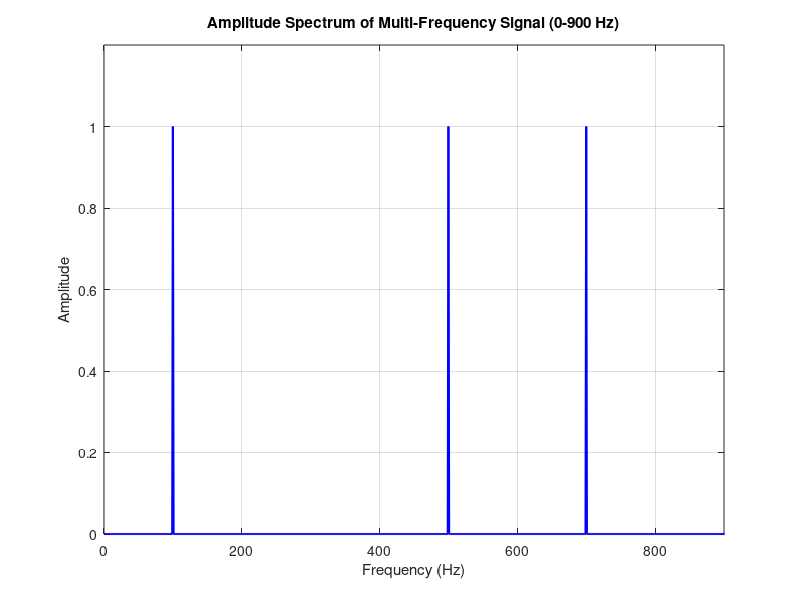

This chart was generated by the following MATLAB code:
% To find the amplitude of the multi frequency signal: 
%X(t)= cos(2?100t) + cos(2?500t) +cos(2?700t) 
%And also show approximate the Fourier transform integral for 0?f?900 Hz. 
clc; 
clear all; 
close all; 
% Parameters 
Fs = 5000;   
T = 1;      
% Sampling frequency (Hz) - must be > 
% Duration (s) -> frequency resolution 
t = 0:1/Fs:T-1/Fs; 
% Multi-frequency signal 
x = cos(2*pi*100*t) + cos(2*pi*500*t) + cos(2*pi*700*t); 
% FFT 
N = length(x); 
X = fft(x); 
f = (0:N-1)*(Fs/N);    
% Frequency axis 
% Single-sided amplitude spectrum 
X_mag = abs(X)/N;          
% Normalize 
X_mag = 2*X_mag(1:N/2+1);  % Keep positive side & scale 
f = f(1:N/2+1); 
% Plot (limit to 0..900 Hz) 
figure; 
plot(f, X_mag, 'b', 'LineWidth', 1.5); 
grid on; 
xlim([0 900]); 
ylim([0 1.2]); 
xlabel('Frequency (Hz)'); 
ylabel('Amplitude'); 
title('Amplitude Spectrum of Multi-Frequency Signal (0-900 Hz)');